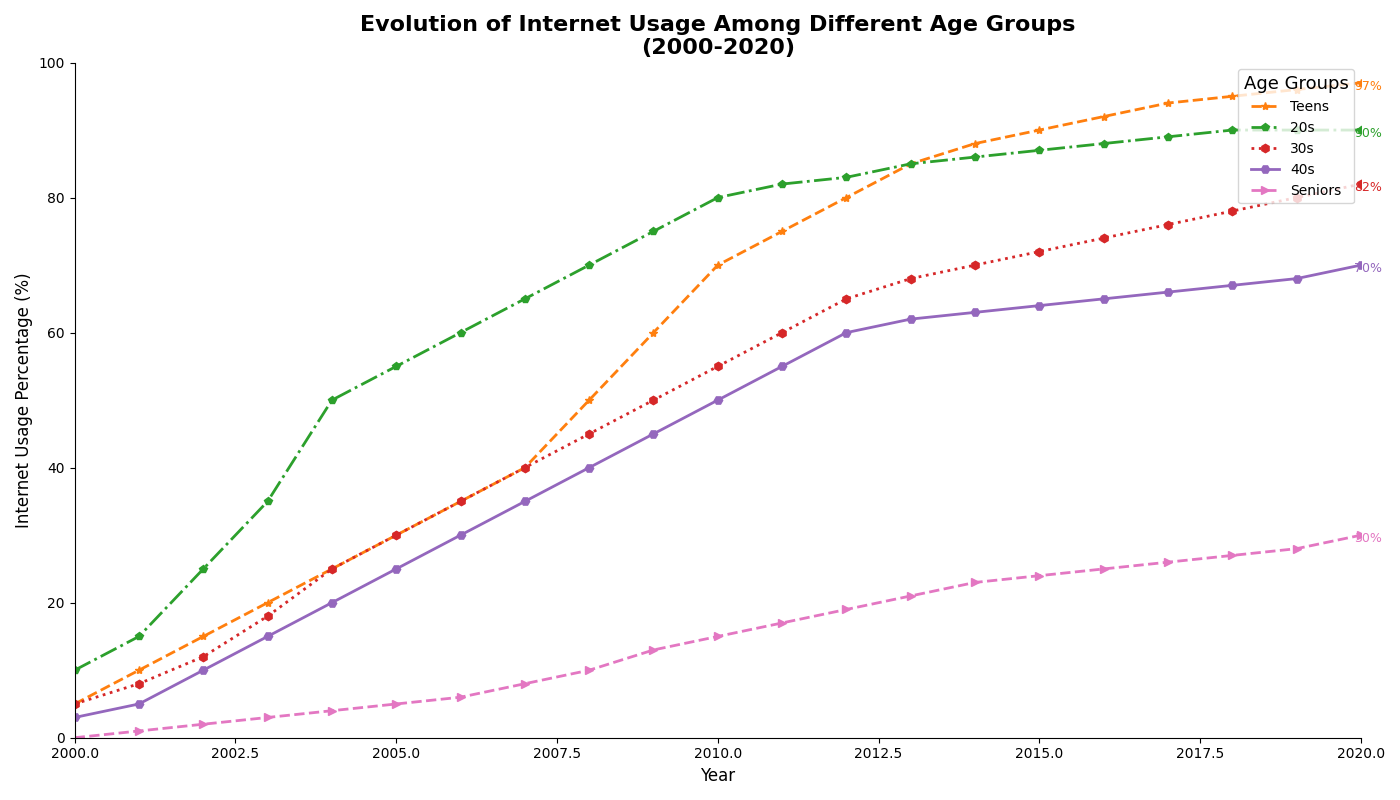

Reproduce this figure in Python.
import matplotlib.pyplot as plt
import numpy as np

years = np.arange(2000, 2021)
age_groups = ["Teens", "20s", "30s", "40s", "Seniors"]

teens = [5, 10, 15, 20, 25, 30, 35, 40, 50, 60, 70, 75, 80, 85, 88, 90, 92, 94, 95, 96, 97]
twenties = [10, 15, 25, 35, 50, 55, 60, 65, 70, 75, 80, 82, 83, 85, 86, 87, 88, 89, 90, 90, 90]
thirties = [5, 8, 12, 18, 25, 30, 35, 40, 45, 50, 55, 60, 65, 68, 70, 72, 74, 76, 78, 80, 82]
forties = [3, 5, 10, 15, 20, 25, 30, 35, 40, 45, 50, 55, 60, 62, 63, 64, 65, 66, 67, 68, 70]
seniors = [0, 1, 2, 3, 4, 5, 6, 8, 10, 13, 15, 17, 19, 21, 23, 24, 25, 26, 27, 28, 30]

fig, ax = plt.subplots(figsize=(14, 8))

colors = ['#ff7f0e', '#2ca02c', '#d62728', '#9467bd', '#e377c2']
markers = ['*', 'p', 'h', 'H', '>']
linestyles = ['--', '-.', ':', '-', '--']

for data, name, color, marker, ls in zip(
        [teens, twenties, thirties, forties, seniors], 
        age_groups, colors, markers, linestyles):
    ax.plot(years, data, label=name, color=color, marker=marker, linewidth=2, linestyle=ls)
    ax.annotate(
        f'{data[-1]}%', xy=(years[-1], data[-1]), xytext=(5, -5), textcoords='offset points', 
        ha='center', fontsize=9, color=color)

ax.set_title('Evolution of Internet Usage Among Different Age Groups\n(2000-2020)', fontsize=16, fontweight='bold')
ax.set_xlabel('Year', fontsize=12)
ax.set_ylabel('Internet Usage Percentage (%)', fontsize=12)

ax.legend(title='Age Groups', title_fontsize='13', loc='upper right', frameon=True)
ax.grid(False)

ax.spines['top'].set_visible(False)
ax.spines['right'].set_visible(False)

ax.set_xlim(2000, 2020)
ax.set_ylim(0, 100)

plt.tight_layout()

plt.show()
